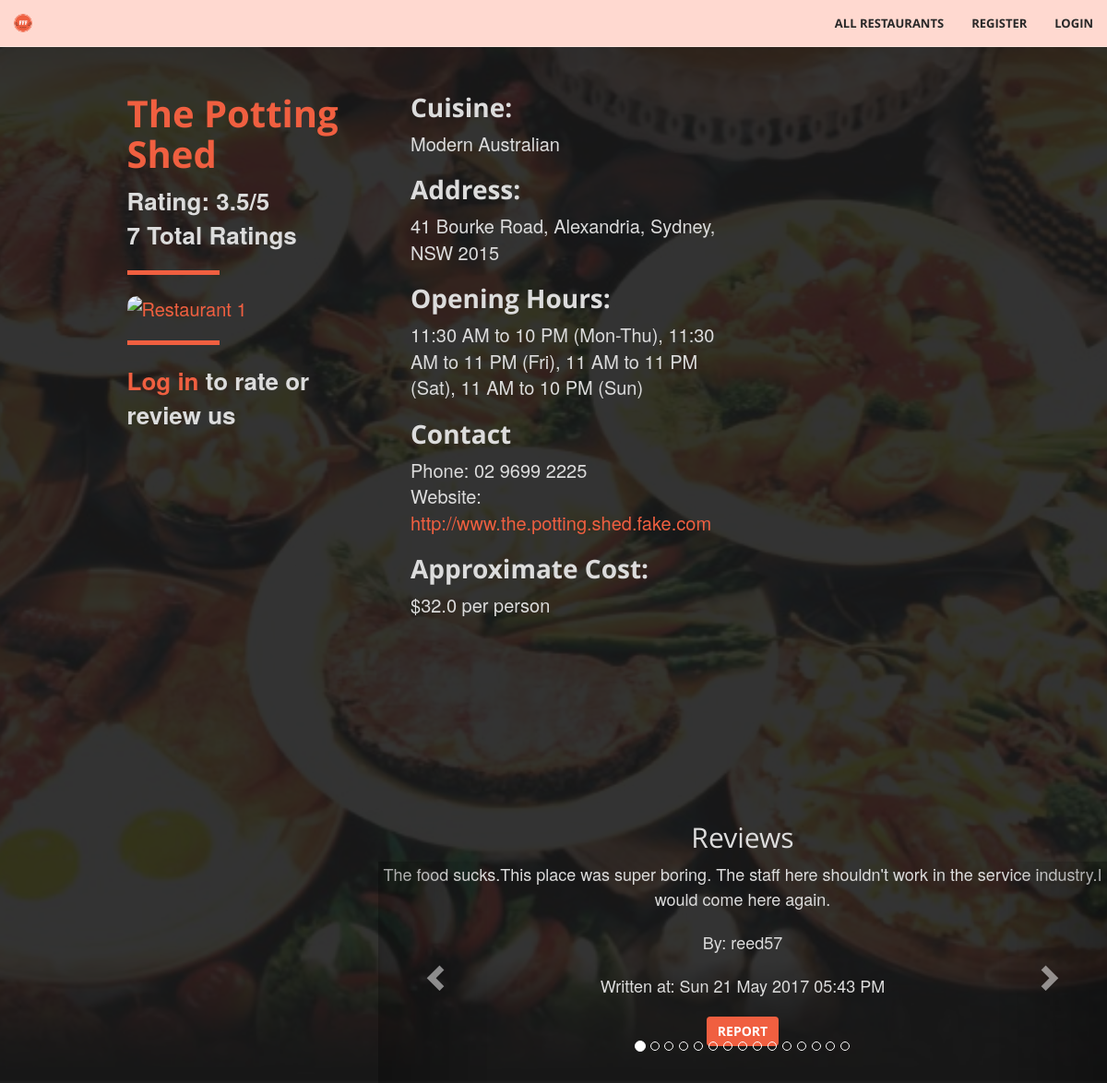
The page /restaurant/1 on the database its author committed.
### tables this page shows
CREATE TABLE Restaurants (
				id			INTEGER not null unique,
				name		TEXT not null,
				suburb	TEXT not null,
				address	TEXT not null,
				postcode INTEGER not null,
				phone		TEXT,
				hours		TEXT, -- business hours; varying format
				cuisine	TEXT not null,
				owner		TEXT,
				website	TEXT not null check (website like 'http%://_%'),
				cost		FLOAT not null, -- average cost per person
				image		TEXT check (image like 'http%://_%'),
				PRIMARY KEY (id),
				FOREIGN KEY (owner) REFERENCES Users(username)
			);

CREATE TABLE Reviews (
				id				INTEGER unique not null,
				user			TEXT not null,
				restaurant	INTEGER not null,
				review		TEXT not null,
				timestamp	DATE not null,
				reported		INTEGER not null check (reported == 0 || reported == 1),
				PRIMARY KEY (user, restaurant), -- one review per user per restaurant
				FOREIGN KEY (user) REFERENCES Users(username),
				FOREIGN KEY (restaurant) REFERENCES Restaurants(id)
	);

### fff.py (the view, shortened to what this page needs)
@app.route('/restaurant/<path:rest_id>', methods=['GET', 'POST'])
def restaurant_page(rest_id):
	conn = sqlite3.connect('data.db')
	c = conn.cursor()
	r = db_interface.get_restaurant_by_id(c, id=rest_id)
	if r:
		reviews = db_interface.get_reviews(c, rest_id)
		already_reviewed = False
		if 'username' in session:
			already_reviewed = db_interface.already_reviewed_restaurant(c, rest_id, session['username'])
		if request.method == 'GET':
			return render_template('restaurant.html', restaurant=r, logged_in=('username' in session),
								   reviews=reviews, already_reviewed=already_reviewed)
	else:
		flash('Restaurant not found!')
		return redirect(url_for('restaurants_page'))

### classes.py (called while the page is built)
	def get_id(self): # Does not require setter
		return self.id

	def get_name(self):
		return self.name

	def get_address(self):
		return self.address

	def get_cuisine(self):
		return self.cuisine

	def get_phone(self):
		return self.phone

	def get_hours(self):
		return self.hours

	def get_rating(self):
		return self.rating

	def get_numRating(self):
		return self.numRating

	def get_website(self):
		return self.website

	def get_cost(self):
		return self.cost

	def get_image(self):
		return self.image

	def get_id(self):
		return self.id

	def get_user(self):
		return self.user

	def get_review(self):
		return self.review

	def get_timestamp(self):
		return self.timestamp

### db_interface.py (called while the page is built)
def get_restaurant_by_id(c, id):
	c.execute("""SELECT * FROM Restaurants WHERE ID=?""", (id, ))
	res = c.fetchone()
	if res:
		 r = Restaurant(
				id=res[0],
				name=res[1],
				suburb=res[2],
				address=res[3],
				postcode=res[4],
				phone=res[5],
				hours=res[6],
				cuisine=res[7],
				owner=res[8],
				website=res[9],
				cost=res[10],
				image=res[11],
				rating=find_average_rating(c, res[0]),
				numRating=find_number_rating(c, res[0])
		 )
		 return r

def find_average_rating(c, i):
	ratings = c.execute("SELECT rating FROM Ratings WHERE restaurant=?", (i, )).fetchall()
	ratings = [r[0] for r in ratings]
	avg = average(ratings)
	if avg == -1:
		 return 0 #this needs to be a number
	return avg

def find_number_rating(c, i):
	r = c.execute("SELECT COUNT(*) FROM Ratings WHERE restaurant=?", (i, )).fetchone()
	return r[0]

def get_reviews(c, restaurant_id):
	results = []
	c.execute("SELECT * FROM Reviews WHERE restaurant=?", (restaurant_id, ))
	for review in c.fetchall():
		 r = Review(
				id=review[0],
				user=review[1],
				review=review[3],
				timestamp=datetime.datetime.strptime(review[4], "%Y-%m-%d %H:%M:%S.%f"),
				reported=review[5]
		 )
		 results.append(r)
	return results

### fff.py (called while the page is built)
@app.context_processor
def utility_processor():
	def is_admin(user):
		conn = sqlite3.connect('data.db')
		c = conn.cursor()
		is_ad = c.execute('SELECT admin FROM Users where username="%s"' %user).fetchone()[0]
		if is_ad == 0:
			return False
		else:
			return True
	return dict(is_admin=is_admin)

### helpers_fff.py (called while the page is built)
def average(arr):  # Calculates average value of an array
    total = 0
    i = 0
    while i < len(arr):
        total += arr[i]
        i += 1
    if i == 0:
        return -1
    else:
        return round(total/i, 1)

### templates/restaurant.html (shortened to what this page needs)
{% extends "base.html" %}
{% block body %}
<header>
  <div class="restaurants">
    <div class="row">
      <br/>
      <div class="col-xs-3 col-xs-offset-1">
        <div class ="restaurants-listing-box">
          <div class="restaurants-listing">
            <h1>{{ restaurant.get_name() }} </h1>
            {% if restaurant.get_rating() == 0 %}
				  <b> Unrated </b> <br>
            {% elif restaurant.get_numRating() == 1 %}
				  <b> Rating: {{ restaurant.get_rating() }}/5 </b> <br>
              <b>{{ restaurant.get_numRating() }} Rating</b>
            {% else %}
				  <b> Rating: {{ restaurant.get_rating() }}/5 </b> <br>
              <b>{{ restaurant.get_numRating() }} Total Ratings</b>
            {% endif %}
            <hr align= "left">
            <a href="{{ url_for('restaurant_page', rest_id = restaurant.get_id()) }}"><img src="{{ restaurant.get_image() }}" alt="Restaurant 1" height ="300" width="440"></a> </br>
              {% if logged_in %}
                <h2>Rate us</h2>
                <form method="POST">
                  <fieldset class="rating">
                    <input type="radio" id="star5" name="rating" value="5" />
                    <label class = "full" for="star5" title="Amazing - 5 stars"></label>
                    <input type="radio" id="star4half" name="rating" value="4.5" />
                    <label class="half" for="star4half" title="4.5 stars"></label>
                    <input type="radio" id="star4" name="rating" value="4" />
                    <label class = "full" for="star4" title="Very good - 4 stars"></label>
                    <input type="radio" id="star3half" name="rating" value="3.5" />
                    <label class="half" for="star3half" title="3.5 stars"></label>
                    <input type="radio" id="star3" name="rating" value="3" />
                    <label class = "full" for="star3" title="Average - 3 stars"></label>
                    <input type="radio" id="star2half" name="rating" value="2.5" />
                    <label class="half" for="star2half" title="2.5 stars"></label>
                    <input type="radio" id="star2" name="rating" value="2" />
                    <label class = "full" for="star2" title="Below average - 2 stars"></label>
                    <input type="radio" id="star1half" name="rating" value="1.5" />
                    <label class="half" for="star1half" title="1.5 stars"></label>
                    <input type="radio" id="star1" name="rating" value="1" />
                    <label class = "full" for="star1" title="Not great - 1 star"></label>
                    <input type="radio" id="starhalf" name="rating" value="0.5" />
                    <label class="half" for="starhalf" title="0.5 stars"></label>
                  </fieldset>
                    <br>
                    <hr align = "left">
                  <input type="submit" value="Submit" class="btn btn-primary">
                </form>
                <hr>
              {%else%}
              <hr align= "left">
              <b><a class="page-scroll" href="{{ url_for('login') }}">Log in</a> to rate or review us</b>
              {% endif %}
          </div>
        </div>
      </div>
      <div class="col-xs-4">
        <div class="restaurants-listing">
          <h2>Cuisine:</h2>
          {{ restaurant.get_cuisine() }} <br/>
          <h2>Address:</h2>
          {{ restaurant.get_address() }} <br/>
          <h2>Opening Hours:</h2>
          {{ restaurant.get_hours() }} <br/>
          <h2>Contact </h2>
          Phone: {{ restaurant.get_phone() }} <br/>
          Website: <a href="{{ restaurant.get_website() }}">{{ restaurant.get_website() }}</a> <br/>
          <h2>Approximate Cost:</h2>
          ${{restaurant.get_cost()}} per person <br/> <br/>
        </div>
      </div>
    </div>
    <div class="row">
      <div class="col-xs-3 col-xs-offset-1">
      </div>
      <div class="col-xs-8">
        <h2>Reviews</h2>
        <div id="carousel-reviews" class="carousel slide" data-ride="carousel">
          <div class="row">
            <div class="carousel-inner" role="listbox">
              {% if reviews|length == 0 %}
                 <p>No reviews yet!</p>
              {% else %}
              {% for i in range(reviews|length) %}
                {% if i == 0 %}
                  <div class="item active">
                {% else %}
                  <div class="item">
                {% endif %}
                  <p>{{ reviews[i].get_review() }}</p>
                  <p>By: {{ reviews[i].get_user() }}</p>
                  <p>Written at: {{ reviews[i].get_timestamp().strftime('%a %d %b %Y %I:%M %p') }}</p>
						<form method="POST">
						  <input type="submit" name="report_review" value=Report Review" class="btn btn-primary">
						</form>
                  <br/>
                  <br/>
                </div>
              {% endfor %}
              {% endif %}
            </div>
            <a class="left carousel-control" href="#carousel-reviews" role="button" data-slide="prev">
              <span class="glyphicon glyphicon-chevron-left" aria-hidden="true"></span>
            </a>
            <a class="right carousel-control" href="#carousel-reviews" role="button" data-slide="next">
              <span class="glyphicon glyphicon-chevron-right" aria-hidden="true"></span>
            </a>
          </div>
          <div class="row">
            <ol class="carousel-indicators">
              {% for i in range(reviews|length) %}
                {% if i == 0 %}
                  <li data-target="#carousel-reviews" data-slide-to="{{ i }}" class="active"></li>
                {% else %}
                  <li data-target="#carousel-reviews" data-slide-to="{{ i }}"></li>
                {% endif %}
              {% endfor %}
            </ol>
          </div>
        </div>
      </div>
    </div>
  </div>
</header>
{% endblock %}

### static/css/fff.css (style rules this page uses)
html, body { height: 100%; width: 100%; }
body { font-family: 'Josefin Sans', 'Helvetica Neue', Arial, sans-serif; }
hr { border-color: #F05F40; border-width: 5px; max-width: 100px; }
a { -webkit-transition: all 0.35s; -moz-transition: all 0.35s; transition: all 0.35s; color: #F05F40; }
h1, h2, h3, h4, h5, h6 { font-family: 'Open Sans', 'Helvetica Neue', Arial, sans-serif; }
p { font-size: 18px; line-height: 1.5; margin-bottom: 20px; }
header { position: relative; width: 100%; min-height: auto; -webkit-background-size: cover; -moz-background-size: cover; background-size: cover; background-attachment: fixed; -o-background-size: cover; background-position: center; background-image: url('../img/FFFBackground.jpg'); text-align: center; color: rgb(220,220,220); margin-top: 40px; }
@media (min-width: 768px) { header { min-height: 100%; } }
.btn-primary { color: white; background-color: #F05F40; border-color: #F05F40; -webkit-transition: all 0.35s; -moz-transition: all 0.35s; transition: all 0.35s; }
.btn { font-family: 'Open Sans', 'Helvetica Neue', Arial, sans-serif; border: none; font-weight: 700; text-transform: uppercase; }
body { webkit-tap-highlight-color: #222222; }
.restaurants { position: relative; overflow: auto; background-color: rgba(0, 0, 0, 0.8); margin-top: 50px; }
.restaurants .restaurants-listing { text-align: left; font-size:20px; padding: 10px; margin-left: 25px; height: 100vh; }
.restaurants .restaurants-listing h1 { font-size: 40px; color: #F05F40; font-weight: bold; }
.restaurants .restaurants-listing h2 { font-weight: bold; font-size:28px; }
.restaurants .restaurants-listing b { font-weight: none; font-size: 26px; }
img { max-height: 100%; max-width: 100%; border-radius: 10px; }

### rows shown on the page
Restaurants: get_name "The Potting Shed", get_cuisine "Modern Australian", get_address "41 Bourke Road, Alexandria, Sydney, NSW 2015", get_hours "11:30 AM to 10 PM (Mon-Thu), 11:30 AM to 11 PM (Fri), 11 AM to 11 PM (Sat), 11 AM to 10 PM (Sun)", get_phone "02 9699 2225", get_website "http://www.the.potting.shed.fake.com", get_cost "32.0"
Reviews: review "The food sucks.This place was super boring. The staff here shouldn't work in the service industry.I would come here again.", user "reed57"

### other values the page prints
{{ restaurant.get_rating() }} "3.5"
{{ restaurant.get_numRating() }} "7"
{{ reviews[i].get_timestamp().strftime('%a %d %b %Y %I:%M %p') }} "Sun 21 May 2017 05:43 PM"
